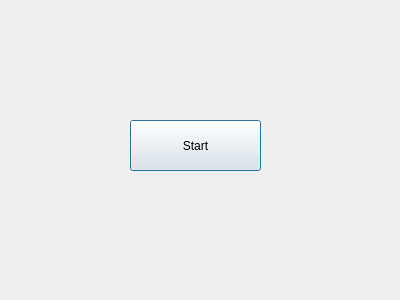
<?xml version="1.0" encoding="UTF-8"?>
<ui version="4.0">
 <class>initalScreen</class>
 <widget class="QDialog" name="initalScreen">
  <property name="geometry">
   <rect>
    <x>0</x>
    <y>0</y>
    <width>400</width>
    <height>300</height>
   </rect>
  </property>
  <property name="windowTitle">
   <string>Dialog</string>
  </property>
  <widget class="QPushButton" name="pushButton">
   <property name="geometry">
    <rect>
     <x>130</x>
     <y>120</y>
     <width>131</width>
     <height>51</height>
    </rect>
   </property>
   <property name="text">
    <string>Start</string>
   </property>
  </widget>
 </widget>
 <resources/>
 <connections/>
</ui>
